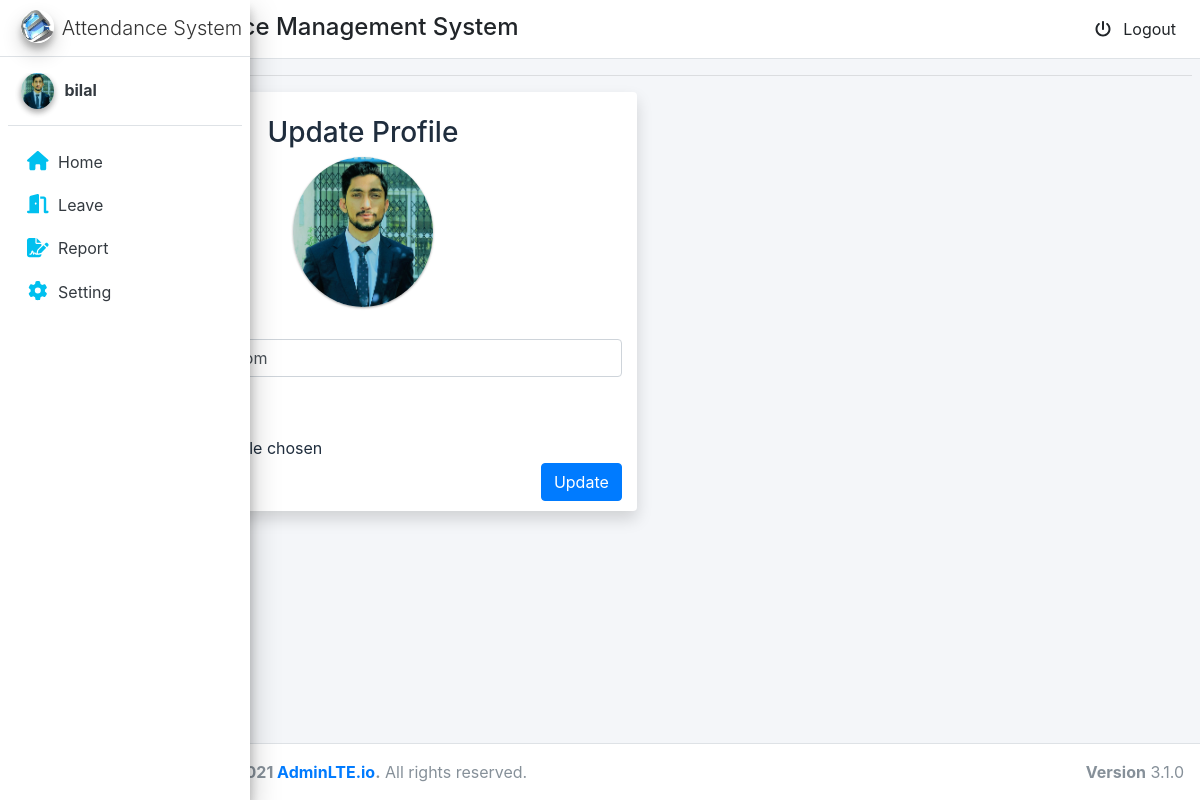
Screenshot of /student/update/profile (signed in) with the database file from the repository.
### account/models.py (models this page shows, shortened)
class MyUser(AbstractUser):
    USER_TYPE_CHOICES = (
        (1, 'student'),
        (2, 'admin'),
    )
    email = models.EmailField(verbose_name='Email', max_length=60, unique=True)
    user_type = models.PositiveSmallIntegerField(choices=USER_TYPE_CHOICES,default='1')
    phone=models.IntegerField(blank=True,null=True)
    picture = models.ImageField(upload_to='static/image/profile_pic/', null=True,blank=True)
    USERNAME_FIELD = 'email'
    username=None
    REQUIRED_FIELDS = []
    objects = CustomUserManager()

### students/views.py (the view, shortened to what this page needs)
# urls.py: path('update/profile', views.update_profile, name='update_profile'),
def update_profile(request):
    return render(request, 'update_profile.html')

### students/templates/update_profile.html (shortened to what this page needs)
{% extends 'base.html' %}
{% load static %}
{% block content %}
<div class="container">
    <div class="col-md-6 shadow bg-white rounded">
        <br>
        <div class="content-panel">
            <h3 class="text-center">Update Profile</h3>
            <div class="panel-body">
                <div class="text-center">
                    <img height="150px" src="/{{request.user.picture}}" class="img-circle elevation-1" alt="...">
                </div>
                <form class="form-horizontal" enctype="multipart/form-data"
                    action="{% url 'update_profile' %}" method="post" autocomplete="off">
                    <div class="form-group">
                        <div class="col-sm-12">
                            <label><strong> Email</strong></label>
                            <input type="email" class="form-control user_email" name="email" placeholder="User Email"
                                value="{{ request.user.email }}" required><br>
                            <label for="picture_p">Picture</label>
                            <input type="file" class="form-control-file" name="picture" id="picture_p">
                            <button type="submit" class="btn btn-primary product-sub-btn" style="float: right">Update </button>
                            <br>
                            <br>
                        </div>
                    </div>
                </form>
            </div>
        </div>
    </div>
</div>
{% endblock content %}

### templates/components/sidebar.html (shortened to what this page needs)
{% load cache %}
{% load static %}
<aside id="side_bar" class="main-sidebar sidebar-light-primary  elevation-4 ">
    <a href="" class="brand-link ">
        <img src="{% static 'image/ezi.jpg' %}" alt="AdminLTE Logo" class="brand-image img-circle elevation-3">
        <span class="brand-text font-weight-light text-center">Attendance System</span>
    </a>
    <div id="sidebarmenu">
        <div class="sidebar">
            <div class="user-panel mt-3 pb-3 mb-3 d-flex">
                <div class="image">
                    {% if request.user.picture %}
                    <img src="/{{request.user.picture}}" class="img-circle elevation-2" alt="Image">
                    {% else %}
                    <img src="{% static 'image/avatar3.png' %}" class="img-circle elevation-2" alt="Image">
                    {% endif %}
                </div>
                <div class="info">
                    <a href="" class="d-block"><strong>{{request.user.first_name}}</strong></a>
                </div>
            </div>
            <nav class="mt-2">
                <ul class="nav nav-pills nav-sidebar flex-column" data-widget="treeview" role="menu"
                    data-accordion="false">
                  {% if  request.user.user_type == 1 %}
                    <li class="nav-item">
                        <a href="{% url 'student_home' %}"
                            class="nav-link">
                            <i style="color: #00c0ef;" class="nav-icon fa fa-home"></i>
                            <p class="">
                                Home
                            </p>
                        </a>
                    </li>
                    <li class="nav-item">
                        <a href="{% url 'leave_table' %}" class="nav-link ">
                            <i style="color: #00c0ef;" class="nav-icon fas fa-door-open"></i>
                            <p>Leave </p>
                        </a>
                    </li>
                    <li class="nav-item">
                        <a href="{% url 'attendance_table' %}" class="nav-link ">
                            <i style="color: #00c0ef;" class="nav-icon fas fa-file-signature"></i>
                            <p>Report </p>
                        </a>
                    </li>
                    <li class="nav-item">
                        <a href="{% url 'update_profile' %}" class="nav-link ">
                            <i style="color: #00c0ef;" class="nav-icon fas fa-cog"></i>
                            <p>Setting</p>
                        </a>
                    </li>
                  {%endif %}
            </nav>
        </div>
    </div>
</aside>

### rows the page displays
MyUser: user.picture (picture), user.first_name "bilal", email "student@gmail.com"
